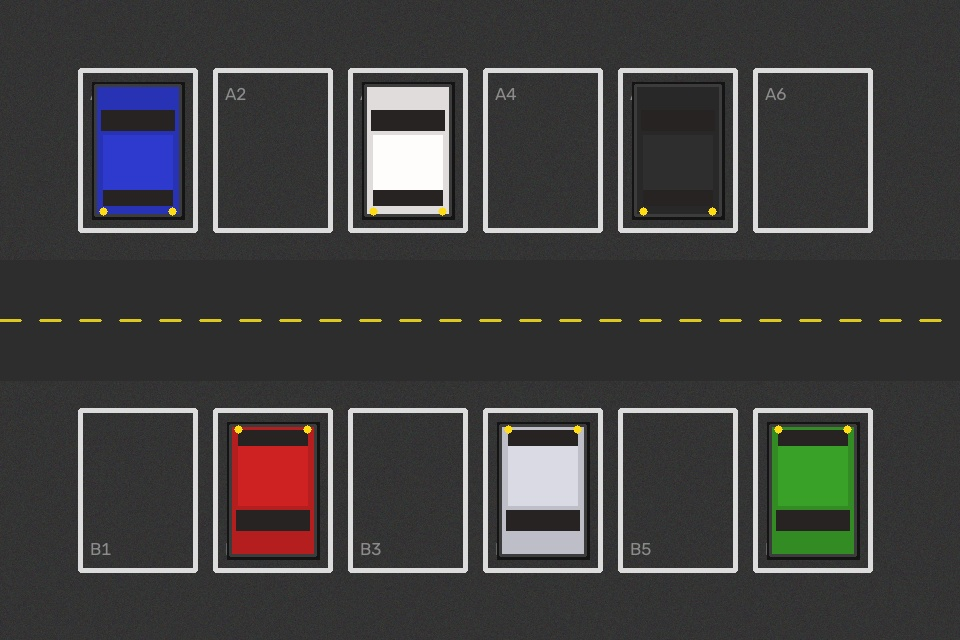
#> input picture data/sample_images/sample_parking_lot.jpg, 960 x 640 px; its folder holds only this picture in this run
$ python -i visualization.py   (imports and definitions only)   (Python 2 division)
#> lines starting #> are read from the running program, lines starting #| are printed output that depends on the picture
"""
src/visualization.py – Rich visual representations for CLI and UI.

Functions:
  1. draw_parking_overlay: Overlay green/red polygons and banner on lot image.
  2. make_pipeline_figure: Horizontal composite of intermediate pipeline steps.
  3. plot_confusion_matrix_heatmap: Matplotlib annotated 2x2 confusion matrix.
  4. plot_roc_curves: Matplotlib ROC curves with per-lot AUC badges.
  5. plot_weather_accuracy_bars: Grouped bar chart comparing performance across weather.
  6. save_all_evaluation_figures: Generate and save all artifact plots to outputs/.
"""

import sys
from pathlib import Path
from typing import List, Dict, Any, Optional, Tuple
import cv2
import numpy as np
import matplotlib
# [1 line not run here, left out]
import matplotlib.pyplot as plt

# Path setup
PROJECT_ROOT = Path(__file__).resolve().parent.parent
if str(PROJECT_ROOT) not in sys.path:
    sys.path.insert(0, str(PROJECT_ROOT))

from config import (
    FREE_COLOR, OCCUPIED_COLOR, ERROR_COLOR,
    OUTPUTS_DIR, FONT_SCALE, LINE_THICKNESS
)


def draw_parking_overlay(
    image_bgr: np.ndarray,
    results: List[Dict[str, Any]],
    show_ids: bool = False,
    show_confidence: bool = False,
    highlight_errors: bool = False,
    alpha: float = 0.35
) -> np.ndarray:
    """
    Render colored polygon overlays and top dashboard banner onto full parking lot image.

    Args:
        image_bgr: Original full lot image.
        results: List of space result dictionaries (from classify_spaces_in_image).
        show_ids: If True, draws integer slot identifier in space center.
        show_confidence: If True, draws confidence percentage.
        highlight_errors: If True and ground_truth exists, outlines FP/FN in yellow.
        alpha: Transparency factor for filled polygon highlights.

    Returns:
        Annotated BGR image with translucent overlays and top banner.
    """
    overlay = image_bgr.copy()
    output = image_bgr.copy()

    total_spaces = len(results)
    occupied_count = sum(1 for r in results if r["prediction"] == 1)
    free_count = total_spaces - occupied_count

    for r in results:
        poly = np.array(r["polygon"], dtype=np.int32)
        pred = r["prediction"]
        conf = r.get("confidence", 1.0)
        gt = r.get("ground_truth")
        is_error = (highlight_errors and gt is not None and pred != gt)

        # Base color: Green for Free (0), Red for Occupied (1)
        base_color = OCCUPIED_COLOR if pred == 1 else FREE_COLOR
        border_color = ERROR_COLOR if is_error else base_color
        thickness = LINE_THICKNESS + 2 if is_error else LINE_THICKNESS

        # Translucent fill
        cv2.fillPoly(overlay, [poly], base_color)
        # Border
        cv2.polylines(output, [poly], isClosed=True, color=border_color, thickness=thickness)

        # Labels (Space ID or Confidence)
        if show_ids or show_confidence:
            # Centroid of polygon
            M = cv2.moments(poly)
            if M["m00"] != 0:
                cx = int(M["m10"] / M["m00"])
                cy = int(M["m01"] / M["m00"])
            else:
                cx, cy = int(poly[:, 0].mean()), int(poly[:, 1].mean())

            text_parts = []
            if show_ids:
                text_parts.append(str(r["id"]))
            if show_confidence:
                text_parts.append(f"{int(conf * 100)}%")
            label = " ".join(text_parts)

            # Small text background box for readability
            (tw, th), _ = cv2.getTextSize(label, cv2.FONT_HERSHEY_SIMPLEX, 0.4, 1)
            cv2.rectangle(output, (cx - tw // 2 - 2, cy - th // 2 - 2), (cx + tw // 2 + 2, cy + th // 2 + 2), (0, 0, 0), -1)
            cv2.putText(output, label, (cx - tw // 2, cy + th // 2), cv2.FONT_HERSHEY_SIMPLEX, 0.4, (255, 255, 255), 1, cv2.LINE_AA)

    # Blend translucent fill with image
    cv2.addWeighted(overlay, alpha, output, 1.0 - alpha, 0, output)

    # Draw Top Dashboard Header Banner
    h, w = output.shape[:2]
    banner_h = 44
    banner_bg = np.zeros((banner_h, w, 3), dtype=np.uint8)
    banner_bg[:] = (20, 24, 30)  # Dark slate gray
    cv2.addWeighted(banner_bg, 0.85, output[:banner_h], 0.15, 0, output[:banner_h])

    # Banner Text
    occ_pct = (occupied_count / total_spaces * 100) if total_spaces > 0 else 0
    text_free = f"FREE: {free_count}"
    text_occ = f"OCCUPIED: {occupied_count}"
    text_tot = f"TOTAL: {total_spaces} ({occ_pct:.1f}% Full)"

    cv2.putText(output, text_free, (20, 28), cv2.FONT_HERSHEY_SIMPLEX, 0.7, FREE_COLOR, 2, cv2.LINE_AA)
    cv2.putText(output, text_occ, (200, 28), cv2.FONT_HERSHEY_SIMPLEX, 0.7, OCCUPIED_COLOR, 2, cv2.LINE_AA)
    cv2.putText(output, text_tot, (440, 28), cv2.FONT_HERSHEY_SIMPLEX, 0.7, (220, 220, 220), 2, cv2.LINE_AA)

    return output


# [213 lines left out: functions make_pipeline_figure, plot_confusion_matrix_heatmap, plot_roc_curves, plot_weather_accuracy_bars, save_all_evaluation_figures, not called in this run]

>>> import cv2
>>> picture = cv2.imread('../data/sample_images/sample_parking_lot.jpg', cv2.IMREAD_GRAYSCALE)
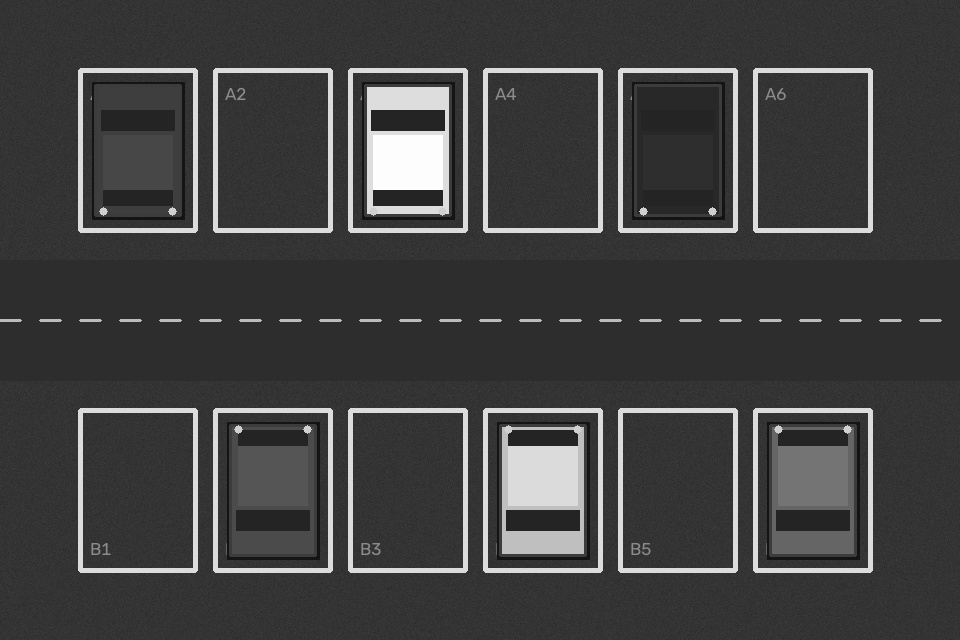
#> picture: shape (640, 960); min 14, max 255, mean 64.6
>>> result = draw_parking_overlay(picture, 'out.png')
#> (the run stopped early here; a loop or call above may not have finished)
